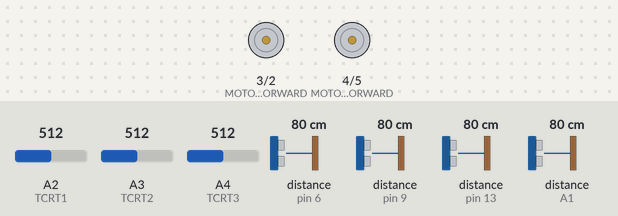
Recording of a sketch running on a simulated Arduino Uno, built with avr-gcc and run on an emulated ATmega328P. Shown: motor-driver pin pairs drawn as motors (green arrow = first pin HIGH = forward, orange = second pin HIGH = backward, longer = more drive, scaled by the enable pin). Wiring (inferred from the names in the program): 4 × ultrasonic range finder: trigger pin 7, echo pin 6 / trigger pin 8, echo pin 9 / trigger pin 12, echo pin 13 / trigger A0, echo A1. The inputs (shaded band) are chosen by the test bench; at power-on: distance to the obstacle (sensors on pin 6, pin 9, A1, pin 13) 80 cm, A2 (TCRT1) = 512, A3 (TCRT2) = 512, A4 (TCRT3) = 512. The echo pulse lasts 58.3 µs per cm; what the sketch prints to the serial monitor is not drawn.

Above: at 1.2 s.
1.3 s: distance to the obstacle (sensor on pin 6) set to 23 cm
2.8 s: distance to the obstacle (sensor on pin 6) set to 18 cm
At 3.9 s:
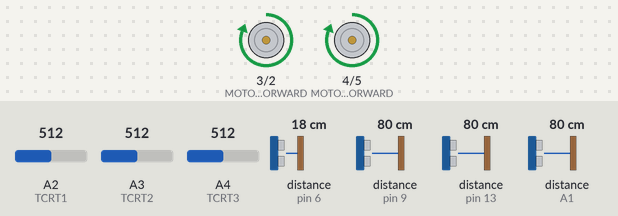
4.3 s: distance to the obstacle (sensor on pin 9) set to 2 cm
5.9 s: distance to the obstacle (sensor on pin 6) set to 35 cm
At 6.7 s:
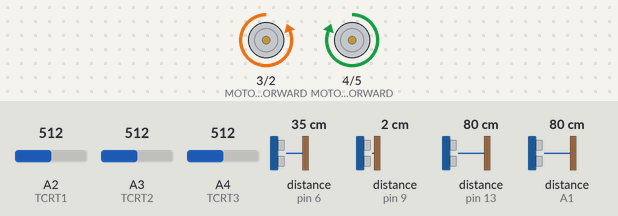
7.5 s: distance to the obstacle (sensor on A1) set to 23 cm
9.1 s: distance to the obstacle (sensor on A1) set to 18 cm
At 10.3 s:
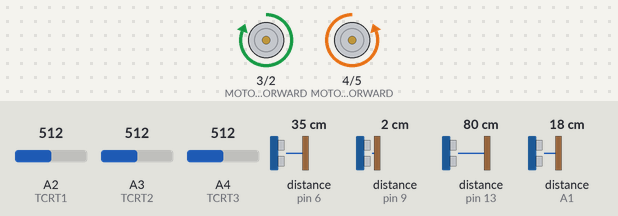
Timing chart, 0 to 12.1 s (numbered marks = the images above; inputs shaded):
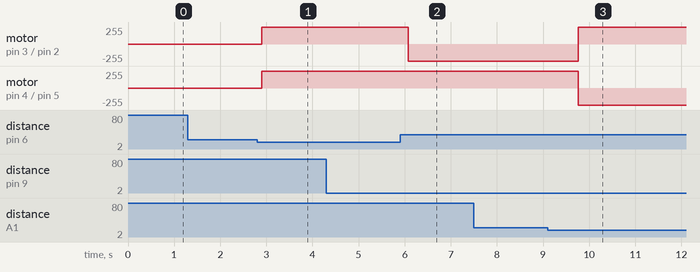

The sketch:

sumuRobot.ino
```cpp
#define TCRT1 A2  // Arka sensör
#define TCRT2 A3  // Sol
#define TCRT3 A4  // Sağ
#define THRESHOLD 1500

// Mesafe sensörleri pinleri (D6-D13 arası)
#define TRIG_FRONT 7
#define ECHO_FRONT 6
#define TRIG_BACK 8
#define ECHO_BACK 9
#define TRIG_RIGHT A0
#define ECHO_RIGHT A1
#define TRIG_LEFT 12
#define ECHO_LEFT 13

// Motor pinleri (L298N Motor Sürücü)
#define MOTOR_LEFT_PWM 10
#define MOTOR_RIGHT_PWM 11
#define MOTOR_LEFT_FORWARD 3
#define MOTOR_LEFT_BACKWARD 2
#define MOTOR_RIGHT_FORWARD 4
#define MOTOR_RIGHT_BACKWARD 5
#define MOTOR_SPEED 130
#define MOTOR_MAXSPEED 200

// Mesafe eşik değeri (cm cinsinden)
#define DISTANCE_THRESHOLD 20  // 20 cm'nin altındaki mesafeleri tespit et

long distanceFront, distanceBack, distanceRight, distanceLeft;
bool right,left,front,back;

int s1, s2, s3;
bool sol_on, sag_on, arka;

// Mesafe sensörü ölçüm işlevi
long getDistance(int trigPin, int echoPin) {
  digitalWrite(trigPin, LOW);
  delayMicroseconds(2);
  digitalWrite(trigPin, HIGH);
  delayMicroseconds(10);
  digitalWrite(trigPin, LOW);

  long duration = pulseIn(echoPin, HIGH);
  long distance = duration * 0.034 / 2;  // Mesafe hesaplama (cm)
  if(trigPin==7)Serial.println("Ön:"+distance);
  else if(trigPin==8)Serial.println("Arka:"+distance);
  else if(trigPin==12)Serial.println("Sol:"+distance);
  else Serial.println("Sol:"+distance);

  return distance;
}

void setup() {
  // Mesafe sensörlerini çıkış ve giriş olarak ayarlayın
  pinMode(TRIG_FRONT, OUTPUT);
  pinMode(ECHO_FRONT, INPUT);
  pinMode(TRIG_BACK, OUTPUT);
  pinMode(ECHO_BACK, INPUT);
  pinMode(TRIG_RIGHT, OUTPUT);
  pinMode(ECHO_RIGHT, INPUT);
  pinMode(TRIG_LEFT, OUTPUT);
  pinMode(ECHO_LEFT, INPUT);

  // Motor pinlerini çıkış olarak ayarlayın
  pinMode(MOTOR_LEFT_FORWARD, OUTPUT);
  pinMode(MOTOR_LEFT_BACKWARD, OUTPUT);
  pinMode(MOTOR_RIGHT_FORWARD, OUTPUT);
  pinMode(MOTOR_RIGHT_BACKWARD, OUTPUT);
  pinMode(MOTOR_LEFT_PWM, OUTPUT);
  pinMode(MOTOR_RIGHT_PWM, OUTPUT);

  pinMode(TCRT1, INPUT);
  pinMode(TCRT2, INPUT);
  pinMode(TCRT3, INPUT);

  // Seri iletişim başlat
  Serial.begin(9600);
}

// Motorları ileriye hareket ettirme
void moveForward() {
  digitalWrite(MOTOR_LEFT_FORWARD, HIGH);
  digitalWrite(MOTOR_LEFT_BACKWARD, LOW);
  digitalWrite(MOTOR_RIGHT_FORWARD, HIGH);
  digitalWrite(MOTOR_RIGHT_BACKWARD, LOW);
}

// Motorları geriye hareket ettirme
void moveBackward() {
  digitalWrite(MOTOR_LEFT_FORWARD, LOW);
  digitalWrite(MOTOR_LEFT_BACKWARD, HIGH);
  digitalWrite(MOTOR_RIGHT_FORWARD, LOW);
  digitalWrite(MOTOR_RIGHT_BACKWARD, HIGH);
}

// Motorları sağa döndürme (-90 derece)
void turnRight90() {
  digitalWrite(MOTOR_LEFT_FORWARD, HIGH);
  digitalWrite(MOTOR_LEFT_BACKWARD, LOW);
  digitalWrite(MOTOR_RIGHT_FORWARD, LOW);
  digitalWrite(MOTOR_RIGHT_BACKWARD, HIGH);  // Sağa dön
}

// Motorları sola döndürme (+90 derece)
void turnLeft90() {
  digitalWrite(MOTOR_LEFT_FORWARD, LOW);
  digitalWrite(MOTOR_LEFT_BACKWARD, HIGH);
  digitalWrite(MOTOR_RIGHT_FORWARD, HIGH);
  digitalWrite(MOTOR_RIGHT_BACKWARD, LOW);  // Sola dön
}

void hizAyarla(int solHiz, int sagHiz) {
  // Motor hızlarını ayarla
  analogWrite(MOTOR_LEFT_PWM, solHiz);
  analogWrite(MOTOR_RIGHT_PWM, sagHiz);
}

// 180 derece dönüş (tam geri)
void turn180() {
  digitalWrite(MOTOR_LEFT_FORWARD, LOW);
  digitalWrite(MOTOR_LEFT_BACKWARD, HIGH);
  digitalWrite(MOTOR_RIGHT_FORWARD, HIGH);
  digitalWrite(MOTOR_RIGHT_BACKWARD, LOW);  // 180 derece dönüş
}

void stopMotors() {
  digitalWrite(MOTOR_LEFT_FORWARD, LOW);
  digitalWrite(MOTOR_LEFT_BACKWARD, LOW);
  digitalWrite(MOTOR_RIGHT_FORWARD, LOW);
  digitalWrite(MOTOR_RIGHT_BACKWARD, LOW);
}
void mesafeOlc(){
  distanceFront = getDistance(TRIG_FRONT, ECHO_FRONT);  // Ön
  distanceBack = getDistance(TRIG_BACK, ECHO_BACK);    // Arka
  distanceRight = getDistance(TRIG_RIGHT, ECHO_RIGHT);  // Sağ
  distanceLeft = getDistance(TRIG_LEFT, ECHO_LEFT);     // Sol
  right=distanceRight < DISTANCE_THRESHOLD;
  left=distanceLeft < DISTANCE_THRESHOLD;
  front=distanceFront < DISTANCE_THRESHOLD;
  back=distanceBack < DISTANCE_THRESHOLD;
}
void cizgiKontrol(){
  s1 = analogRead(TCRT2);  // Sol ön sensör
  s2 = analogRead(TCRT3);  // Sağ ön sensör
  s3 = analogRead(TCRT1);  // arka

  sol_on = s1 > THRESHOLD;
  sag_on = s2 > THRESHOLD;
  arka = s3 > THRESHOLD;
}
void loop() {
  cizgiKontrol();
  // Mesafeleri ölç
  mesafeOlc();
  hizAyarla(255,255);
  if(sol_on){
    moveBackward();
    delay(500);
    turnRight90();
    delay(200);
  }

  else if(sag_on){
    moveBackward();
    delay(500);
    turnRight90();
    delay(200);
  }
  else if(arka){
    moveForward();
    delay(500);
  }
  else{//bu kısmın altı herhangi bir çizgi görmeme durumunda yapılacak işlev kısmı
    if(!front&&!back&&!left&&!right){
      while(front||back||left||right){
        moveForward();
        delay(200);
        turnLeft90();
        delay(200);
        mesafeOlc();
      }
    }
    else{
      mesafeOlc();
      if(front){
        moveForward();
        delay(400);
      }
      else if(left){
        turnLeft90();
        delay(400);
      }
      else if(right){
        turnRight90();
        delay(400);
      }
      else if(back){
        turnLeft90();
        delay(800);
      }
    }
    delay(100);
   }
}
```

Measured:
- the behaviour switches between 21 and 20 cm on distance to the obstacle (sensor on pin 6) (found by bisection; images 0 and 1)
- the behaviour switches between 21 and 20 cm on distance to the obstacle (sensor on A1) (found by bisection; images 2 and 3)
- after the input at 1.3 s, every drawn part: stays the same
- after the input at 2.8 s, motor on pin 3 (MOTOR_LEFT_FORWARD) / pin 2 (MOTOR_LEFT_BACKWARD), motor on pin 4 (MOTOR_RIGHT_FORWARD) / pin 5 (MOTOR_RIGHT_BACKWARD): stopped → forward 255/255 after 0.10 s
- after the input at 4.3 s, every drawn part: stays the same
- after the input at 5.9 s, motor on pin 3 (MOTOR_LEFT_FORWARD) / pin 2 (MOTOR_LEFT_BACKWARD): forward 255/255 → backward 255/255 after 0.17 s
- after the input at 7.5 s, every drawn part: stays the same
- after the input at 9.1 s, motor on pin 3 (MOTOR_LEFT_FORWARD) / pin 2 (MOTOR_LEFT_BACKWARD): backward 255/255 → forward 255/255 after 0.66 s; motor on pin 4 (MOTOR_RIGHT_FORWARD) / pin 5 (MOTOR_RIGHT_BACKWARD): forward 255/255 → backward 255/255 after 0.66 s
